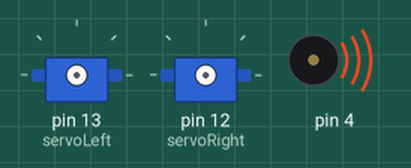
Recording of a sketch running on a simulated Arduino Uno, built with avr-gcc and run on an emulated ATmega328P. Parts: 2 × servo, buzzer (waves = sounding).

Above: at 0.1 s.
At 1.1 s:
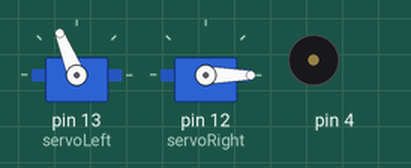
At 3.1 s:
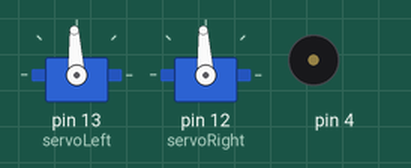
Timing chart, 0 to 4.6 s (numbered marks = the images above):
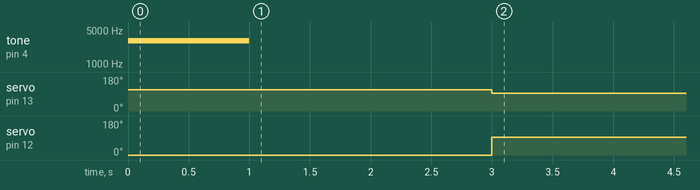

The sketch:

Movement_Sketch.ino
```cpp
/* Simple functions movements */

#include <Servo.h>
Servo servoLeft;
Servo servoRight;

void setup() {
  tone(4, 3000, 1000);
  delay(1000);
  servoLeft.attach(13);
  servoRight.attach(12);

  maneuver(200, 2000, 2000);
  maneuver(0, 0, -1);
}

void loop() {
}

void maneuver(int speedLeft, int speedRight, int msTime) {
  // speedleft, speedRight, ranges: backward Linear Stop Linear Forward
  //                                -200,    -100   0    100    200
  servoLeft.writeMicroseconds(1500 + speedLeft);
  servoRight.writeMicroseconds(1500 - speedRight);
  if(msTime == -1) {
    servoLeft.detach();
    servoRight.detach();
  }
  delay(msTime);
}

void forward(int timeVal) {
  servoLeft.writeMicroseconds(1700);
  servoRight.writeMicroseconds(1300);
  delay(timeVal);
}

void turnLeft(int timeVal) {
  servoLeft.writeMicroseconds(1300);
  servoRight.writeMicroseconds(1300);
  delay(timeVal);
}

void turnRight(int timeVal) {
  servoLeft.writeMicroseconds(1700);
  servoRight.writeMicroseconds(1700);
  delay(timeVal);
}

void backward(int timeVal) {
  servoLeft.writeMicroseconds(1300);
  servoRight.writeMicroseconds(1700);
  delay(timeVal);
}

void disableServos() {
  servoLeft.detach();
  servoRight.detach();
}
```

Measured:
- by itself, tone on pin 4: silent → 3000 Hz at 0.00 s, → silent 1.0 s later
- by itself, servo on pin 13 (servoLeft): 112° → 93° at 3.0 s
- by itself, servo on pin 12 (servoRight): 0° → 93° at 3.0 s
